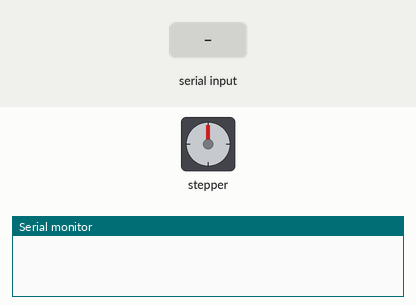
The sketch below on a simulated Arduino Uno, built with avr-gcc and run on an emulated ATmega328P. On the bench: stepper motor, the last lines printed to the serial monitor. Wiring (inferred from the names in the program): stepper motor driver (200 steps per turn assumed): step pin 2; direction pin 5. The test bench sets the inputs (shaded band).

Above: at 1.2 s.
1.3 s: "90,45\n" received over Serial
At 2.9 s:
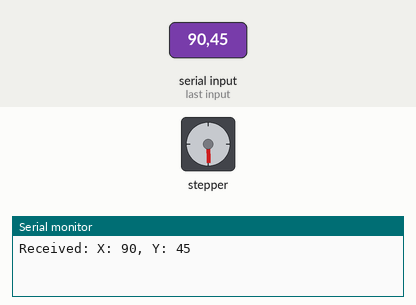
3.2 s: "30,150\n" received over Serial
At 4.2 s:
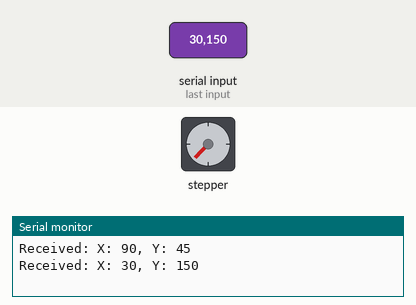
4.8 s: "90\n" received over Serial
At 6.4 s:
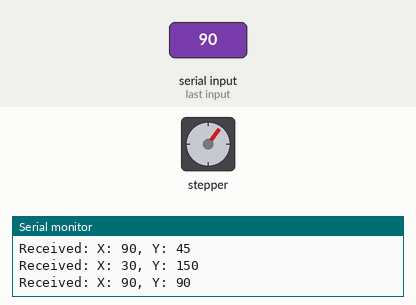
6.7 s: "200\n" received over Serial
At 8.8 s:
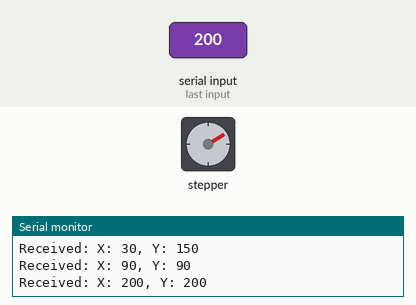
9.1 s: "90,45\n" received over Serial
At 10.5 s:
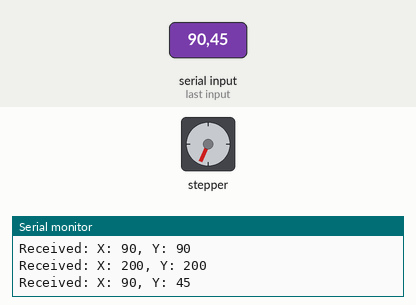
10.9 s: "5\n" received over Serial
At 12.0 s:
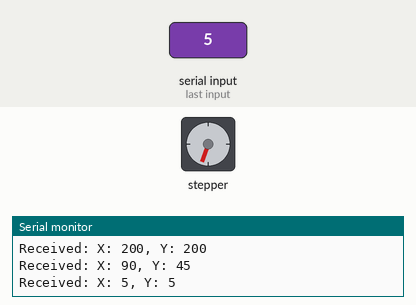
Timing chart, 0 to 13.4 s (numbered marks = the images above; inputs shaded):
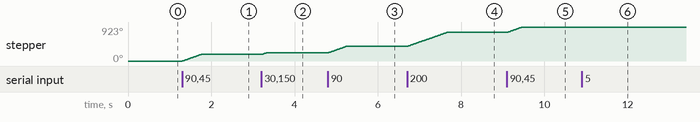

The sketch:

stepper_PID.ino
```cpp
// Pin Definitions
#define stepPin 2
#define dirPin 5
#define potPin A5
#define MS1pin 13
#define MS2pin 12
#define MS3pin 11


// PID variables (adjust these to fine-tune)
double Kp = 1.0;  // Proportional gain
double Ki = 0.01;  // Integral gain
double Kd = 0.1;  // Derivative gain

double previousError = 0;
double integral = 0;

int setPoint = 0;

void setup() {
  Serial.begin(9600);

  // Set pins as Outputs
  pinMode(stepPin, OUTPUT);
  pinMode(dirPin, OUTPUT);
  pinMode(MS1pin, OUTPUT);
  pinMode(MS2pin, OUTPUT);
  pinMode(MS3pin, OUTPUT);

  // Initialize as 16th step
  digitalWrite(MS1pin, HIGH);
  digitalWrite(MS2pin, HIGH);
  digitalWrite(MS3pin, HIGH);
}

void loop() {
  if (Serial.available() > 0) {
    String data = Serial.readStringUntil('\n');
    int dist_x = data.substring(0, data.indexOf(',')).toInt();
    int dist_y = data.substring(data.indexOf(',') + 1).toInt();

    Serial.print("Received: X: ");
    Serial.print(dist_x);
    Serial.print(", Y: ");
    Serial.println(dist_y);

    // Calculate PID output
    int pidOutput = calculatePID(dist_x);

    // Control stepper motor based on PID output
    controlStepper(pidOutput);
  }
}

// Function to calculate PID output
int calculatePID(int currentError) {
  double error = setPoint - currentError;
  integral += error;

  // Anti-windup (optional): Limit the integral term
  if (integral > 100) {
    integral = 100;
  } else if (integral < -100) {
    integral = -100;
  }

  double derivative = error - previousError;

  // PID formula
  double output = Kp * error + Ki * integral + Kd * derivative;

  // Save current error for the next iteration
  previousError = error;

  // Convert the output to a step size
  return static_cast<int>(output);
}

// Function to control the stepper motor based on the step size
void controlStepper(int stepSize) {
  // Determine the appropriate step mode based on step size
  if (abs(stepSize) < 2) {
    fullStep();
  } else if (abs(stepSize) < 4) {
    halfStep();
  } else if (abs(stepSize) < 8) {
    quarterStep();
  } else if (abs(stepSize) < 16) {
    eightStep();
  } else {
    sixteenStep();
  }

  // Set the direction based on the sign of stepSize
  digitalWrite(dirPin, (stepSize >= 0) ? LOW : HIGH);

  // Perform the steps
  for (int i = 0; i < abs(stepSize); ++i) {
    digitalWrite(stepPin, HIGH);
    delayMicroseconds(1500);
    digitalWrite(stepPin, LOW);
    delayMicroseconds(3000);
  }
}

// Custom Functions for Step Sizes
void fullStep(){
  digitalWrite(MS1pin, LOW);
  digitalWrite(MS2pin, LOW);
  digitalWrite(MS3pin, LOW);
}

void halfStep(){
  digitalWrite(MS1pin, HIGH);
  digitalWrite(MS2pin, LOW);
  digitalWrite(MS3pin, LOW);
}

void quarterStep(){
  digitalWrite(MS1pin, LOW);
  digitalWrite(MS2pin, HIGH);
  digitalWrite(MS3pin, LOW);
}

void eightStep(){
  digitalWrite(MS1pin, HIGH);
  digitalWrite(MS2pin, HIGH);
  digitalWrite(MS3pin, LOW);
}

void sixteenStep(){
  digitalWrite(MS1pin, HIGH);
  digitalWrite(MS2pin, HIGH);
  digitalWrite(MS3pin, HIGH);
}
```

Measured:
- after the input at 1.3 s, stepper: turns 178° clockwise in 0.45 s, starting at once
- after the input at 3.2 s, stepper: turns 45° clockwise in 0.11 s, starting at once
- after the input at 4.8 s, stepper: turns 174° clockwise in 0.44 s, starting at once
- after the input at 6.7 s, stepper: turns 382° clockwise in 0.96 s, starting at once
- after the input at 9.1 s, stepper: turns 144° clockwise in 0.36 s, starting at once
- after the input at 10.9 s, stepper: goes 921° 0.01 s, then 919°, starting at once
